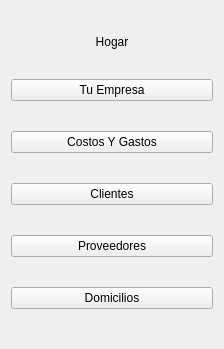
            <widget class="QWidget" name="page1Options">
             <property name="geometry">
              <rect>
               <x>0</x>
               <y>0</y>
               <width>224</width>
               <height>349</height>
              </rect>
             </property>
             <attribute name="icon">
              <iconset resource="../../DomiGPS/icons.qrc">
               <normaloff>:/icons/chevron-down.svg</normaloff>:/icons/chevron-down.svg</iconset>
             </attribute>
             <attribute name="label">
              <string>Opciones</string>
             </attribute>
             <layout class="QVBoxLayout" name="verticalLayout_4">
              <item>
               <widget class="QPushButton" name="btn_show_home">
                <property name="styleSheet">
                 <string notr="true">border-radius:30px;</string>
                </property>
                <property name="text">
                 <string>Hogar</string>
                </property>
                <property name="icon">
                 <iconset resource="../../DomiGPS/icons.qrc">
                  <normaloff>:/icons/home.svg</normaloff>:/icons/home.svg</iconset>
                </property>
               </widget>
              </item>
              <item>
               <widget class="QPushButton" name="btn_busisness">
                <property name="text">
                 <string>Tu Empresa</string>
                </property>
                <property name="icon">
                 <iconset resource="../../DomiGPS/iconosPrincipales.qrc">
                  <normaloff>:/cct/negocios.png</normaloff>:/cct/negocios.png</iconset>
                </property>
               </widget>
              </item>
              <item>
               <widget class="QPushButton" name="btn_costosygastos">
                <property name="text">
                 <string>Costos Y Gastos</string>
                </property>
                <property name="icon">
                 <iconset resource="../../DomiGPS/iconosPrincipales.qrc">
                  <normaloff>:/cct/presupuesto.png</normaloff>:/cct/presupuesto.png</iconset>
                </property>
               </widget>
              </item>
              <item>
               <widget class="QPushButton" name="btn_clientes">
                <property name="text">
                 <string>Clientes</string>
                </property>
                <property name="icon">
                 <iconset resource="../../DomiGPS/iconosPrincipales.qrc">
                  <normaloff>:/cct/Clientes.png</normaloff>:/cct/Clientes.png</iconset>
                </property>
               </widget>
              </item>
              <item>
               <widget class="QPushButton" name="btn_proveedor">
                <property name="text">
                 <string>Proveedores</string>
                </property>
                <property name="icon">
                 <iconset resource="../../DomiGPS/iconosPrincipales.qrc">
                  <normaloff>:/cct/proveedor.png</normaloff>:/cct/proveedor.png</iconset>
                </property>
               </widget>
              </item>
              <item>
               <widget class="QPushButton" name="btn_domicilios">
                <property name="text">
                 <string>Domicilios</string>
                </property>
                <property name="icon">
                 <iconset resource="../../DomiGPS/iconosPrincipales.qrc">
                  <normaloff>:/cct/repartidor.png</normaloff>:/cct/repartidor.png</iconset>
                </property>
               </widget>
              </item>
             </layout>
            </widget>
